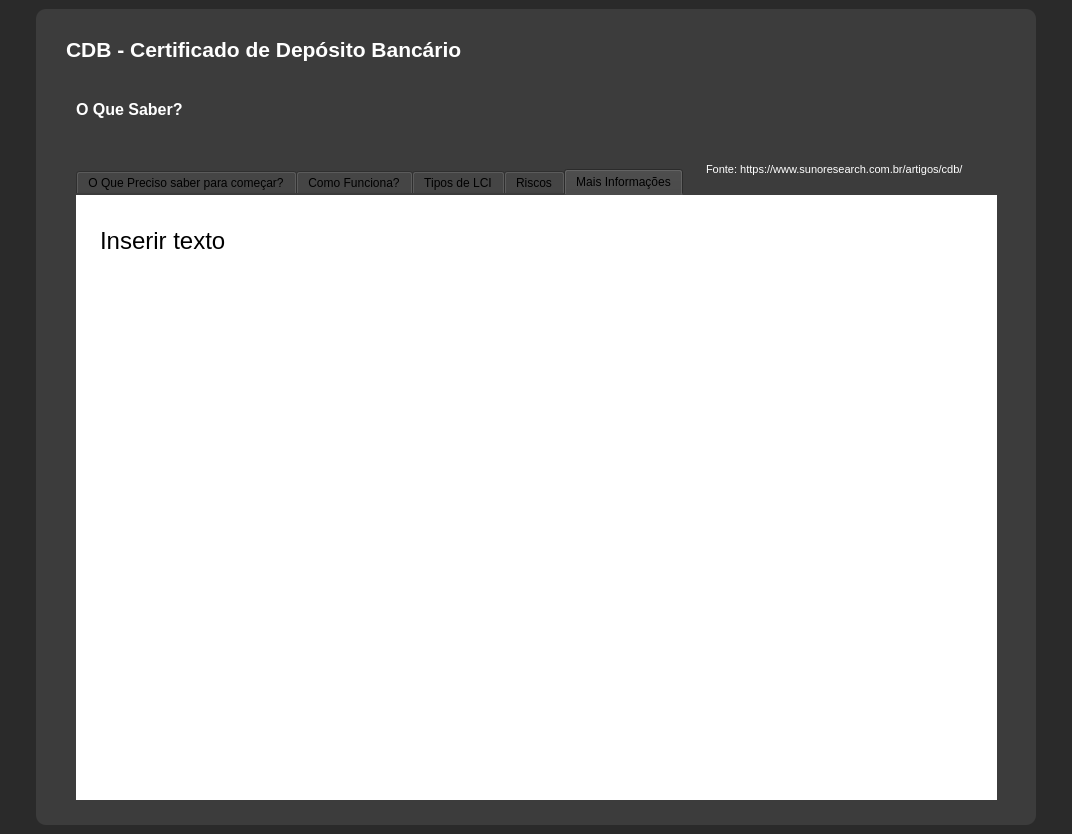
<?xml version="1.0" encoding="UTF-8"?>
<ui version="4.0">
 <class>MainWindow_Tela_base</class>
 <widget class="QMainWindow" name="MainWindow_Tela_base">
  <property name="geometry">
   <rect>
    <x>0</x>
    <y>0</y>
    <width>1072</width>
    <height>834</height>
   </rect>
  </property>
  <property name="minimumSize">
   <size>
    <width>500</width>
    <height>700</height>
   </size>
  </property>
  <property name="windowTitle">
   <string>Tela_base</string>
  </property>
  <property name="styleSheet">
   <string notr="true">background-color: rgb(42, 42, 42);</string>
  </property>
  <widget class="QWidget" name="centralwidget_Tela_base">
   <layout class="QVBoxLayout" name="verticalLayout">
    <property name="spacing">
     <number>0</number>
    </property>
    <property name="leftMargin">
     <number>0</number>
    </property>
    <property name="topMargin">
     <number>0</number>
    </property>
    <property name="rightMargin">
     <number>0</number>
    </property>
    <property name="bottomMargin">
     <number>0</number>
    </property>
    <item>
     <widget class="QFrame" name="conteudo_Tela_base">
      <property name="font">
       <font>
        <pointsize>11</pointsize>
       </font>
      </property>
      <property name="styleSheet">
       <string notr="true">background-color: rgb(42, 42, 42);</string>
      </property>
      <property name="frameShape">
       <enum>QFrame::NoFrame</enum>
      </property>
      <property name="frameShadow">
       <enum>QFrame::Raised</enum>
      </property>
      <layout class="QHBoxLayout" name="horizontalLayout">
       <item>
        <widget class="QFrame" name="Tela_Base">
         <property name="maximumSize">
          <size>
           <width>1000</width>
           <height>1000</height>
          </size>
         </property>
         <property name="styleSheet">
          <string notr="true">background-color: rgb(60, 60, 60);
border-radius: 10px;</string>
         </property>
         <property name="frameShape">
          <enum>QFrame::NoFrame</enum>
         </property>
         <property name="frameShadow">
          <enum>QFrame::Raised</enum>
         </property>
         <widget class="QLabel" name="label">
          <property name="geometry">
           <rect>
            <x>30</x>
            <y>20</y>
            <width>591</width>
            <height>41</height>
           </rect>
          </property>
          <property name="palette">
           <palette>
            <active>
             <colorrole role="WindowText">
              <brush brushstyle="SolidPattern">
               <color alpha="255">
                <red>255</red>
                <green>255</green>
                <blue>255</blue>
               </color>
              </brush>
             </colorrole>
             <colorrole role="Button">
              <brush brushstyle="SolidPattern">
               <color alpha="255">
                <red>60</red>
                <green>60</green>
                <blue>60</blue>
               </color>
              </brush>
             </colorrole>
             <colorrole role="Base">
              <brush brushstyle="SolidPattern">
               <color alpha="255">
                <red>60</red>
                <green>60</green>
                <blue>60</blue>
               </color>
              </brush>
             </colorrole>
             <colorrole role="Window">
              <brush brushstyle="SolidPattern">
               <color alpha="255">
                <red>60</red>
                <green>60</green>
                <blue>60</blue>
               </color>
              </brush>
             </colorrole>
            </active>
            <inactive>
             <colorrole role="WindowText">
              <brush brushstyle="SolidPattern">
               <color alpha="255">
                <red>255</red>
                <green>255</green>
                <blue>255</blue>
               </color>
              </brush>
             </colorrole>
             <colorrole role="Button">
              <brush brushstyle="SolidPattern">
               <color alpha="255">
                <red>60</red>
                <green>60</green>
                <blue>60</blue>
               </color>
              </brush>
             </colorrole>
             <colorrole role="Base">
              <brush brushstyle="SolidPattern">
               <color alpha="255">
                <red>60</red>
                <green>60</green>
                <blue>60</blue>
               </color>
              </brush>
             </colorrole>
             <colorrole role="Window">
              <brush brushstyle="SolidPattern">
               <color alpha="255">
                <red>60</red>
                <green>60</green>
                <blue>60</blue>
               </color>
              </brush>
             </colorrole>
            </inactive>
            <disabled>
             <colorrole role="WindowText">
              <brush brushstyle="SolidPattern">
               <color alpha="255">
                <red>120</red>
                <green>120</green>
                <blue>120</blue>
               </color>
              </brush>
             </colorrole>
             <colorrole role="Button">
              <brush brushstyle="SolidPattern">
               <color alpha="255">
                <red>60</red>
                <green>60</green>
                <blue>60</blue>
               </color>
              </brush>
             </colorrole>
             <colorrole role="Base">
              <brush brushstyle="SolidPattern">
               <color alpha="255">
                <red>60</red>
                <green>60</green>
                <blue>60</blue>
               </color>
              </brush>
             </colorrole>
             <colorrole role="Window">
              <brush brushstyle="SolidPattern">
               <color alpha="255">
                <red>60</red>
                <green>60</green>
                <blue>60</blue>
               </color>
              </brush>
             </colorrole>
            </disabled>
           </palette>
          </property>
          <property name="font">
           <font>
            <family>Segoe UI</family>
            <pointsize>16</pointsize>
            <weight>75</weight>
            <bold>true</bold>
           </font>
          </property>
          <property name="text">
           <string>CDB - Certificado de Depósito Bancário</string>
          </property>
         </widget>
         <widget class="QLabel" name="label_2">
          <property name="geometry">
           <rect>
            <x>40</x>
            <y>90</y>
            <width>161</width>
            <height>21</height>
           </rect>
          </property>
          <property name="palette">
           <palette>
            <active>
             <colorrole role="WindowText">
              <brush brushstyle="SolidPattern">
               <color alpha="255">
                <red>255</red>
                <green>255</green>
                <blue>255</blue>
               </color>
              </brush>
             </colorrole>
             <colorrole role="Button">
              <brush brushstyle="SolidPattern">
               <color alpha="255">
                <red>60</red>
                <green>60</green>
                <blue>60</blue>
               </color>
              </brush>
             </colorrole>
             <colorrole role="Base">
              <brush brushstyle="SolidPattern">
               <color alpha="255">
                <red>60</red>
                <green>60</green>
                <blue>60</blue>
               </color>
              </brush>
             </colorrole>
             <colorrole role="Window">
              <brush brushstyle="SolidPattern">
               <color alpha="255">
                <red>60</red>
                <green>60</green>
                <blue>60</blue>
               </color>
              </brush>
             </colorrole>
            </active>
            <inactive>
             <colorrole role="WindowText">
              <brush brushstyle="SolidPattern">
               <color alpha="255">
                <red>255</red>
                <green>255</green>
                <blue>255</blue>
               </color>
              </brush>
             </colorrole>
             <colorrole role="Button">
              <brush brushstyle="SolidPattern">
               <color alpha="255">
                <red>60</red>
                <green>60</green>
                <blue>60</blue>
               </color>
              </brush>
             </colorrole>
             <colorrole role="Base">
              <brush brushstyle="SolidPattern">
               <color alpha="255">
                <red>60</red>
                <green>60</green>
                <blue>60</blue>
               </color>
              </brush>
             </colorrole>
             <colorrole role="Window">
              <brush brushstyle="SolidPattern">
               <color alpha="255">
                <red>60</red>
                <green>60</green>
                <blue>60</blue>
               </color>
              </brush>
             </colorrole>
            </inactive>
            <disabled>
             <colorrole role="WindowText">
              <brush brushstyle="SolidPattern">
               <color alpha="255">
                <red>120</red>
                <green>120</green>
                <blue>120</blue>
               </color>
              </brush>
             </colorrole>
             <colorrole role="Button">
              <brush brushstyle="SolidPattern">
               <color alpha="255">
                <red>60</red>
                <green>60</green>
                <blue>60</blue>
               </color>
              </brush>
             </colorrole>
             <colorrole role="Base">
              <brush brushstyle="SolidPattern">
               <color alpha="255">
                <red>60</red>
                <green>60</green>
                <blue>60</blue>
               </color>
              </brush>
             </colorrole>
             <colorrole role="Window">
              <brush brushstyle="SolidPattern">
               <color alpha="255">
                <red>60</red>
                <green>60</green>
                <blue>60</blue>
               </color>
              </brush>
             </colorrole>
            </disabled>
           </palette>
          </property>
          <property name="font">
           <font>
            <family>Segoe UI</family>
            <pointsize>12</pointsize>
            <weight>75</weight>
            <bold>true</bold>
           </font>
          </property>
          <property name="text">
           <string>O Que Saber?</string>
          </property>
         </widget>
         <widget class="QTabWidget" name="tabWidget">
          <property name="geometry">
           <rect>
            <x>40</x>
            <y>160</y>
            <width>921</width>
            <height>631</height>
           </rect>
          </property>
          <property name="styleSheet">
           <string notr="true"/>
          </property>
          <property name="currentIndex">
           <number>4</number>
          </property>
          <widget class="QWidget" name="tab1">
           <attribute name="title">
            <string>O Que Preciso saber para começar?</string>
           </attribute>
           <widget class="QTextBrowser" name="textBrowser_3">
            <property name="geometry">
             <rect>
              <x>0</x>
              <y>-10</y>
              <width>921</width>
              <height>641</height>
             </rect>
            </property>
            <property name="font">
             <font>
              <family>Segoe UI</family>
              <pointsize>40</pointsize>
              <weight>50</weight>
              <bold>false</bold>
             </font>
            </property>
            <property name="styleSheet">
             <string notr="true">background-color: white;
padding-left: 20px; padding-right: 40px; padding-top: 40 px; padding-bottom: 20px;
font-size: 40pt</string>
            </property>
            <property name="sizeAdjustPolicy">
             <enum>QAbstractScrollArea::AdjustToContents</enum>
            </property>
            <property name="html">
             <string>&lt;!DOCTYPE HTML PUBLIC &quot;-//W3C//DTD HTML 4.0//EN&quot; &quot;http://www.w3.org/TR/REC-html40/strict.dtd&quot;&gt;
&lt;html&gt;&lt;head&gt;&lt;meta name=&quot;qrichtext&quot; content=&quot;1&quot; /&gt;&lt;style type=&quot;text/css&quot;&gt;
p, li { white-space: pre-wrap; }
&lt;/style&gt;&lt;/head&gt;&lt;body style=&quot; font-family:'Segoe UI'; font-size:40pt; font-weight:400; font-style:normal;&quot;&gt;
&lt;p style=&quot; margin-top:0px; margin-bottom:0px; margin-left:0px; margin-right:0px; -qt-block-indent:0; text-indent:0px;&quot;&gt;&lt;span style=&quot; font-size:28pt; vertical-align:super;&quot;&gt;O Certificado de Depósito Bancário (CDB) é um título de crédito, ou seja, uma promessa de pagamento futuro de um determinado valor acrescido de uma rentabilidade convencionada.&lt;/span&gt;&lt;/p&gt;
&lt;p style=&quot; margin-top:0px; margin-bottom:0px; margin-left:0px; margin-right:0px; -qt-block-indent:0; text-indent:0px;&quot;&gt;&lt;span style=&quot; font-size:28pt; vertical-align:super;&quot;&gt;Na prática, ele representa uma dívida que o banco tem junto ao investidor no intuito de captar recursos financeiros. Em outras palavras, ao adquirir um CDB é você quem empresta dinheiro ao banco e ele é quem te paga os juros, que no caso corresponde a sua rentabilidade.&lt;/span&gt;&lt;/p&gt;
&lt;p style=&quot; margin-top:0px; margin-bottom:0px; margin-left:0px; margin-right:0px; -qt-block-indent:0; text-indent:0px;&quot;&gt;&lt;span style=&quot; font-size:28pt; vertical-align:super;&quot;&gt;Essa dinâmica acontece da seguinte forma: os bancos emitem o título de renda fixa e o investidor interessado efetua a compra, transferindo seu dinheiro para a  instituição financeira.&lt;/span&gt;&lt;/p&gt;
&lt;p style=&quot; margin-top:0px; margin-bottom:0px; margin-left:0px; margin-right:0px; -qt-block-indent:0; text-indent:0px;&quot;&gt;&lt;span style=&quot; font-size:28pt; vertical-align:super;&quot;&gt;A transação é vantajosa para os dois lados da negociação. Para o banco, esses recursos dão condições para que a instituição ofereça uma série de produtos bancários como crédito pessoal, cheque especial, capital de giro para empresas e outros produtos.&lt;/span&gt;&lt;/p&gt;
&lt;p style=&quot; margin-top:0px; margin-bottom:0px; margin-left:0px; margin-right:0px; -qt-block-indent:0; text-indent:0px;&quot;&gt;&lt;span style=&quot; font-size:28pt; vertical-align:super;&quot;&gt;Já para o investidor também pode ser um bom negócio pois ele receberá o dinheiro investido mais os juros contratados na aquisição do título.&lt;/span&gt;&lt;/p&gt;
&lt;p style=&quot; margin-top:0px; margin-bottom:0px; margin-left:0px; margin-right:0px; -qt-block-indent:0; text-indent:0px;&quot;&gt;&lt;span style=&quot; font-size:28pt; vertical-align:super;&quot;&gt;Mas cabe lembrar que todo CDB, para ser válido, deve ser obrigatoriamente ser registrado na CETIP (Central de Custódia e Liquidação Financeira de Títulos). Pois só nessas condições seu título terá a garantia do Fundo Garantidor de Crédito – FGC.&lt;/span&gt;&lt;/p&gt;&lt;/body&gt;&lt;/html&gt;</string>
            </property>
           </widget>
          </widget>
          <widget class="QWidget" name="tab_2">
           <attribute name="title">
            <string>Como Funciona?</string>
           </attribute>
           <widget class="QTextBrowser" name="textBrowser_2">
            <property name="geometry">
             <rect>
              <x>0</x>
              <y>-10</y>
              <width>921</width>
              <height>641</height>
             </rect>
            </property>
            <property name="font">
             <font>
              <family>Segoe UI</family>
              <pointsize>40</pointsize>
              <weight>50</weight>
              <bold>false</bold>
             </font>
            </property>
            <property name="styleSheet">
             <string notr="true">background-color: white;
padding-left: 20px; padding-right: 40px; padding-top: 40 px; padding-bottom: 20px;
font-size: 40pt</string>
            </property>
            <property name="sizeAdjustPolicy">
             <enum>QAbstractScrollArea::AdjustToContents</enum>
            </property>
            <property name="html">
             <string>&lt;!DOCTYPE HTML PUBLIC &quot;-//W3C//DTD HTML 4.0//EN&quot; &quot;http://www.w3.org/TR/REC-html40/strict.dtd&quot;&gt;
&lt;html&gt;&lt;head&gt;&lt;meta name=&quot;qrichtext&quot; content=&quot;1&quot; /&gt;&lt;style type=&quot;text/css&quot;&gt;
p, li { white-space: pre-wrap; }
&lt;/style&gt;&lt;/head&gt;&lt;body style=&quot; font-family:'Segoe UI'; font-size:40pt; font-weight:400; font-style:normal;&quot;&gt;
&lt;p style=&quot; margin-top:12px; margin-bottom:12px; margin-left:0px; margin-right:0px; -qt-block-indent:0; text-indent:0px;&quot;&gt;&lt;span style=&quot; font-size:28pt; vertical-align:super;&quot;&gt;Na data de vencimento do título, o dinheiro cai diretamente na conta que o investidor tem na corretora. Então é creditado de volta o valor original mais rendimento do período estabelecido.&lt;/span&gt;&lt;/p&gt;
&lt;p style=&quot; margin-top:12px; margin-bottom:12px; margin-left:0px; margin-right:0px; -qt-block-indent:0; text-indent:0px;&quot;&gt;&lt;span style=&quot; font-size:28pt; vertical-align:super;&quot;&gt;Lembrando que esse rendimento já é líquido, ou seja, o Imposto de Renda já foi descontado na fonte, então o que cair na conta já estará livre de impostos. Você não terá dor de cabeça para calcular o imposto.&lt;/span&gt;&lt;/p&gt;&lt;/body&gt;&lt;/html&gt;</string>
            </property>
           </widget>
          </widget>
          <widget class="QWidget" name="tab_3">
           <attribute name="title">
            <string>Tipos de LCI</string>
           </attribute>
           <widget class="QTextBrowser" name="textBrowser_4">
            <property name="geometry">
             <rect>
              <x>0</x>
              <y>-10</y>
              <width>921</width>
              <height>641</height>
             </rect>
            </property>
            <property name="font">
             <font>
              <family>Segoe UI</family>
              <pointsize>40</pointsize>
              <weight>50</weight>
              <bold>false</bold>
             </font>
            </property>
            <property name="styleSheet">
             <string notr="true">background-color: white;
padding-left: 20px; padding-right: 40px; padding-top: 40 px; padding-bottom: 20px;
font-size: 40pt</string>
            </property>
            <property name="sizeAdjustPolicy">
             <enum>QAbstractScrollArea::AdjustToContents</enum>
            </property>
            <property name="html">
             <string>&lt;!DOCTYPE HTML PUBLIC &quot;-//W3C//DTD HTML 4.0//EN&quot; &quot;http://www.w3.org/TR/REC-html40/strict.dtd&quot;&gt;
&lt;html&gt;&lt;head&gt;&lt;meta name=&quot;qrichtext&quot; content=&quot;1&quot; /&gt;&lt;style type=&quot;text/css&quot;&gt;
p, li { white-space: pre-wrap; }
&lt;/style&gt;&lt;/head&gt;&lt;body style=&quot; font-family:'Segoe UI'; font-size:40pt; font-weight:400; font-style:normal;&quot;&gt;
&lt;p style=&quot; margin-top:14px; margin-bottom:12px; margin-left:0px; margin-right:0px; -qt-block-indent:0; text-indent:0px;&quot;&gt;&lt;span style=&quot; font-size:28pt; font-weight:600; vertical-align:super;&quot;&gt;CDB pré-fixado&lt;/span&gt;&lt;/p&gt;
&lt;p style=&quot; margin-top:12px; margin-bottom:12px; margin-left:0px; margin-right:0px; -qt-block-indent:0; text-indent:0px;&quot;&gt;&lt;span style=&quot; font-size:28pt; vertical-align:super;&quot;&gt;A rentabilidade é conhecida desde o começo da aplicação. Em outras palavras, o investidor adquire o título à uma remuneração já pré-estabelecida.&lt;/span&gt;&lt;/p&gt;
&lt;p style=&quot; margin-top:12px; margin-bottom:12px; margin-left:0px; margin-right:0px; -qt-block-indent:0; text-indent:0px;&quot;&gt;&lt;span style=&quot; font-size:28pt; vertical-align:super;&quot;&gt;Então, independentemente das oscilações de mercado ele vai receber o que já foi combinado anteriormente.&lt;/span&gt;&lt;/p&gt;
&lt;p style=&quot; margin-top:12px; margin-bottom:12px; margin-left:0px; margin-right:0px; -qt-block-indent:0; text-indent:0px;&quot;&gt;&lt;span style=&quot; font-size:28pt; vertical-align:super;&quot;&gt;O CDB pré-fixado costuma ser uma estratégia mais usada por investidores quando o cenário é de queda da taxa Selic.&lt;/span&gt;&lt;/p&gt;
&lt;p style=&quot;-qt-paragraph-type:empty; margin-top:12px; margin-bottom:12px; margin-left:0px; margin-right:0px; -qt-block-indent:0; text-indent:0px; font-size:28pt; vertical-align:super;&quot;&gt;&lt;br /&gt;&lt;/p&gt;
&lt;p style=&quot; margin-top:14px; margin-bottom:12px; margin-left:0px; margin-right:0px; -qt-block-indent:0; text-indent:0px;&quot;&gt;&lt;span style=&quot; font-size:28pt; font-weight:600; vertical-align:super;&quot;&gt;CDB pós-fixado&lt;/span&gt;&lt;/p&gt;
&lt;p style=&quot; margin-top:12px; margin-bottom:12px; margin-left:0px; margin-right:0px; -qt-block-indent:0; text-indent:0px;&quot;&gt;&lt;span style=&quot; font-size:28pt; vertical-align:super;&quot;&gt;O CDB pós-fixado é o mais comum de encontrar no mercado. A rentabilidade, neste caso, está atrelada a um percentual de uma determinada taxa de referência, as mais usadas são a Selic e o CDI.&lt;/span&gt;&lt;/p&gt;
&lt;p style=&quot; margin-top:12px; margin-bottom:12px; margin-left:0px; margin-right:0px; -qt-block-indent:0; text-indent:0px;&quot;&gt;&lt;span style=&quot; font-size:28pt; vertical-align:super;&quot;&gt;Nessas condições, a rentabilidade será conhecida somente no momento do resgate (fim do prazo de vencimento).&lt;/span&gt;&lt;/p&gt;
&lt;p style=&quot; margin-top:12px; margin-bottom:12px; margin-left:0px; margin-right:0px; -qt-block-indent:0; text-indent:0px;&quot;&gt;&lt;span style=&quot; font-size:28pt; vertical-align:super;&quot;&gt;Esse tipo de título é preferível quando a tendência é de aumento da taxa de juros Selic. Em outras palavras, quanto a taxa de juros aumenta, o retorno é maior.&lt;/span&gt;&lt;/p&gt;
&lt;p style=&quot; margin-top:12px; margin-bottom:12px; margin-left:0px; margin-right:0px; -qt-block-indent:0; text-indent:0px;&quot;&gt;&lt;span style=&quot; font-size:28pt; vertical-align:super;&quot;&gt;Um bom exemplo de CDB pós-fixado é o CDB de liquidez diária que está sempre ligado à Selic.&lt;/span&gt;&lt;/p&gt;
&lt;p style=&quot;-qt-paragraph-type:empty; margin-top:12px; margin-bottom:12px; margin-left:0px; margin-right:0px; -qt-block-indent:0; text-indent:0px; font-size:28pt; vertical-align:super;&quot;&gt;&lt;br /&gt;&lt;/p&gt;
&lt;p style=&quot; margin-top:14px; margin-bottom:12px; margin-left:0px; margin-right:0px; -qt-block-indent:0; text-indent:0px;&quot;&gt;&lt;span style=&quot; font-size:28pt; font-weight:600; vertical-align:super;&quot;&gt;CDB híbrido&lt;/span&gt;&lt;/p&gt;
&lt;p style=&quot; margin-top:12px; margin-bottom:12px; margin-left:0px; margin-right:0px; -qt-block-indent:0; text-indent:0px;&quot;&gt;&lt;span style=&quot; font-size:28pt; vertical-align:super;&quot;&gt;A rentabilidade do CDB híbrido é determinada pela soma de uma taxa pré-fixada com uma taxa pós-fixada. Desse modo, a rentabilidade somente será conhecida no vencimento do título.&lt;/span&gt;&lt;/p&gt;
&lt;p style=&quot; margin-top:12px; margin-bottom:12px; margin-left:0px; margin-right:0px; -qt-block-indent:0; text-indent:0px;&quot;&gt;&lt;span style=&quot; font-size:28pt; vertical-align:super;&quot;&gt;É muito comum ver esse tipo de título pagar uma taxa fixa mais o IPCA. Por exemplo, o título paga 2,5% + IPCA, na prática é muito usado para proteger o dinheiro contra a inflação e ainda render juros.&lt;/span&gt;&lt;/p&gt;
&lt;p style=&quot; margin-top:12px; margin-bottom:12px; margin-left:0px; margin-right:0px; -qt-block-indent:0; text-indent:0px;&quot;&gt;&lt;span style=&quot; font-size:28pt; vertical-align:super;&quot;&gt;Então acaba sendo muito procurado por investidores que investem pensando no longo prazo.&lt;/span&gt;&lt;/p&gt;&lt;/body&gt;&lt;/html&gt;</string>
            </property>
           </widget>
          </widget>
          <widget class="QWidget" name="tab">
           <attribute name="title">
            <string>Riscos</string>
           </attribute>
           <widget class="QTextBrowser" name="textBrowser_5">
            <property name="geometry">
             <rect>
              <x>0</x>
              <y>-10</y>
              <width>921</width>
              <height>641</height>
             </rect>
            </property>
            <property name="font">
             <font>
              <family>Segoe UI</family>
              <pointsize>40</pointsize>
              <weight>50</weight>
              <bold>false</bold>
             </font>
            </property>
            <property name="styleSheet">
             <string notr="true">background-color: white;
padding-left: 20px; padding-right: 40px; padding-top: 40 px; padding-bottom: 20px;
font-size: 40pt</string>
            </property>
            <property name="sizeAdjustPolicy">
             <enum>QAbstractScrollArea::AdjustToContents</enum>
            </property>
            <property name="html">
             <string>&lt;!DOCTYPE HTML PUBLIC &quot;-//W3C//DTD HTML 4.0//EN&quot; &quot;http://www.w3.org/TR/REC-html40/strict.dtd&quot;&gt;
&lt;html&gt;&lt;head&gt;&lt;meta name=&quot;qrichtext&quot; content=&quot;1&quot; /&gt;&lt;style type=&quot;text/css&quot;&gt;
p, li { white-space: pre-wrap; }
&lt;/style&gt;&lt;/head&gt;&lt;body style=&quot; font-family:'Segoe UI'; font-size:40pt; font-weight:400; font-style:normal;&quot;&gt;
&lt;p style=&quot; margin-top:12px; margin-bottom:12px; margin-left:0px; margin-right:0px; -qt-block-indent:0; text-indent:0px;&quot;&gt;&lt;span style=&quot; font-size:28pt; vertical-align:super;&quot;&gt;Eventos como oscilações bruscas na economia e má gestão do banco emissor de CDB podem muito bem gerar o calote na obrigação de pagamento do título. Em outras palavras, o CDB pode estar vulnerável ao risco de crédito.&lt;/span&gt;&lt;/p&gt;&lt;/body&gt;&lt;/html&gt;</string>
            </property>
           </widget>
          </widget>
          <widget class="QWidget" name="tab_4">
           <attribute name="title">
            <string>Mais Informações</string>
           </attribute>
           <widget class="QTextBrowser" name="textBrowser_6">
            <property name="geometry">
             <rect>
              <x>0</x>
              <y>-10</y>
              <width>921</width>
              <height>641</height>
             </rect>
            </property>
            <property name="font">
             <font>
              <family>Segoe UI</family>
              <pointsize>40</pointsize>
              <weight>50</weight>
              <bold>false</bold>
             </font>
            </property>
            <property name="styleSheet">
             <string notr="true">background-color: white;
padding-left: 20px; padding-right: 40px; padding-top: 40 px; padding-bottom: 20px;
font-size: 40pt</string>
            </property>
            <property name="sizeAdjustPolicy">
             <enum>QAbstractScrollArea::AdjustToContents</enum>
            </property>
            <property name="html">
             <string>&lt;!DOCTYPE HTML PUBLIC &quot;-//W3C//DTD HTML 4.0//EN&quot; &quot;http://www.w3.org/TR/REC-html40/strict.dtd&quot;&gt;
&lt;html&gt;&lt;head&gt;&lt;meta name=&quot;qrichtext&quot; content=&quot;1&quot; /&gt;&lt;style type=&quot;text/css&quot;&gt;
p, li { white-space: pre-wrap; }
&lt;/style&gt;&lt;/head&gt;&lt;body style=&quot; font-family:'Segoe UI'; font-size:40pt; font-weight:400; font-style:normal;&quot;&gt;
&lt;p style=&quot; margin-top:0px; margin-bottom:0px; margin-left:0px; margin-right:0px; -qt-block-indent:0; text-indent:0px;&quot;&gt;&lt;span style=&quot; font-size:28pt; vertical-align:super;&quot;&gt;Inserir texto&lt;/span&gt;&lt;/p&gt;&lt;/body&gt;&lt;/html&gt;</string>
            </property>
           </widget>
          </widget>
         </widget>
         <widget class="QLabel" name="label_3">
          <property name="geometry">
           <rect>
            <x>670</x>
            <y>150</y>
            <width>301</width>
            <height>20</height>
           </rect>
          </property>
          <property name="palette">
           <palette>
            <active>
             <colorrole role="WindowText">
              <brush brushstyle="SolidPattern">
               <color alpha="255">
                <red>255</red>
                <green>255</green>
                <blue>255</blue>
               </color>
              </brush>
             </colorrole>
             <colorrole role="Button">
              <brush brushstyle="SolidPattern">
               <color alpha="255">
                <red>60</red>
                <green>60</green>
                <blue>60</blue>
               </color>
              </brush>
             </colorrole>
             <colorrole role="Base">
              <brush brushstyle="SolidPattern">
               <color alpha="255">
                <red>60</red>
                <green>60</green>
                <blue>60</blue>
               </color>
              </brush>
             </colorrole>
             <colorrole role="Window">
              <brush brushstyle="SolidPattern">
               <color alpha="255">
                <red>60</red>
                <green>60</green>
                <blue>60</blue>
               </color>
              </brush>
             </colorrole>
            </active>
            <inactive>
             <colorrole role="WindowText">
              <brush brushstyle="SolidPattern">
               <color alpha="255">
                <red>255</red>
                <green>255</green>
                <blue>255</blue>
               </color>
              </brush>
             </colorrole>
             <colorrole role="Button">
              <brush brushstyle="SolidPattern">
               <color alpha="255">
                <red>60</red>
                <green>60</green>
                <blue>60</blue>
               </color>
              </brush>
             </colorrole>
             <colorrole role="Base">
              <brush brushstyle="SolidPattern">
               <color alpha="255">
                <red>60</red>
                <green>60</green>
                <blue>60</blue>
               </color>
              </brush>
             </colorrole>
             <colorrole role="Window">
              <brush brushstyle="SolidPattern">
               <color alpha="255">
                <red>60</red>
                <green>60</green>
                <blue>60</blue>
               </color>
              </brush>
             </colorrole>
            </inactive>
            <disabled>
             <colorrole role="WindowText">
              <brush brushstyle="SolidPattern">
               <color alpha="255">
                <red>120</red>
                <green>120</green>
                <blue>120</blue>
               </color>
              </brush>
             </colorrole>
             <colorrole role="Button">
              <brush brushstyle="SolidPattern">
               <color alpha="255">
                <red>60</red>
                <green>60</green>
                <blue>60</blue>
               </color>
              </brush>
             </colorrole>
             <colorrole role="Base">
              <brush brushstyle="SolidPattern">
               <color alpha="255">
                <red>60</red>
                <green>60</green>
                <blue>60</blue>
               </color>
              </brush>
             </colorrole>
             <colorrole role="Window">
              <brush brushstyle="SolidPattern">
               <color alpha="255">
                <red>60</red>
                <green>60</green>
                <blue>60</blue>
               </color>
              </brush>
             </colorrole>
            </disabled>
           </palette>
          </property>
          <property name="font">
           <font>
            <family>Segoe UI</family>
            <pointsize>8</pointsize>
           </font>
          </property>
          <property name="text">
           <string>Fonte: https://www.sunoresearch.com.br/artigos/cdb/</string>
          </property>
         </widget>
        </widget>
       </item>
      </layout>
     </widget>
    </item>
   </layout>
  </widget>
 </widget>
 <resources/>
 <connections/>
</ui>
